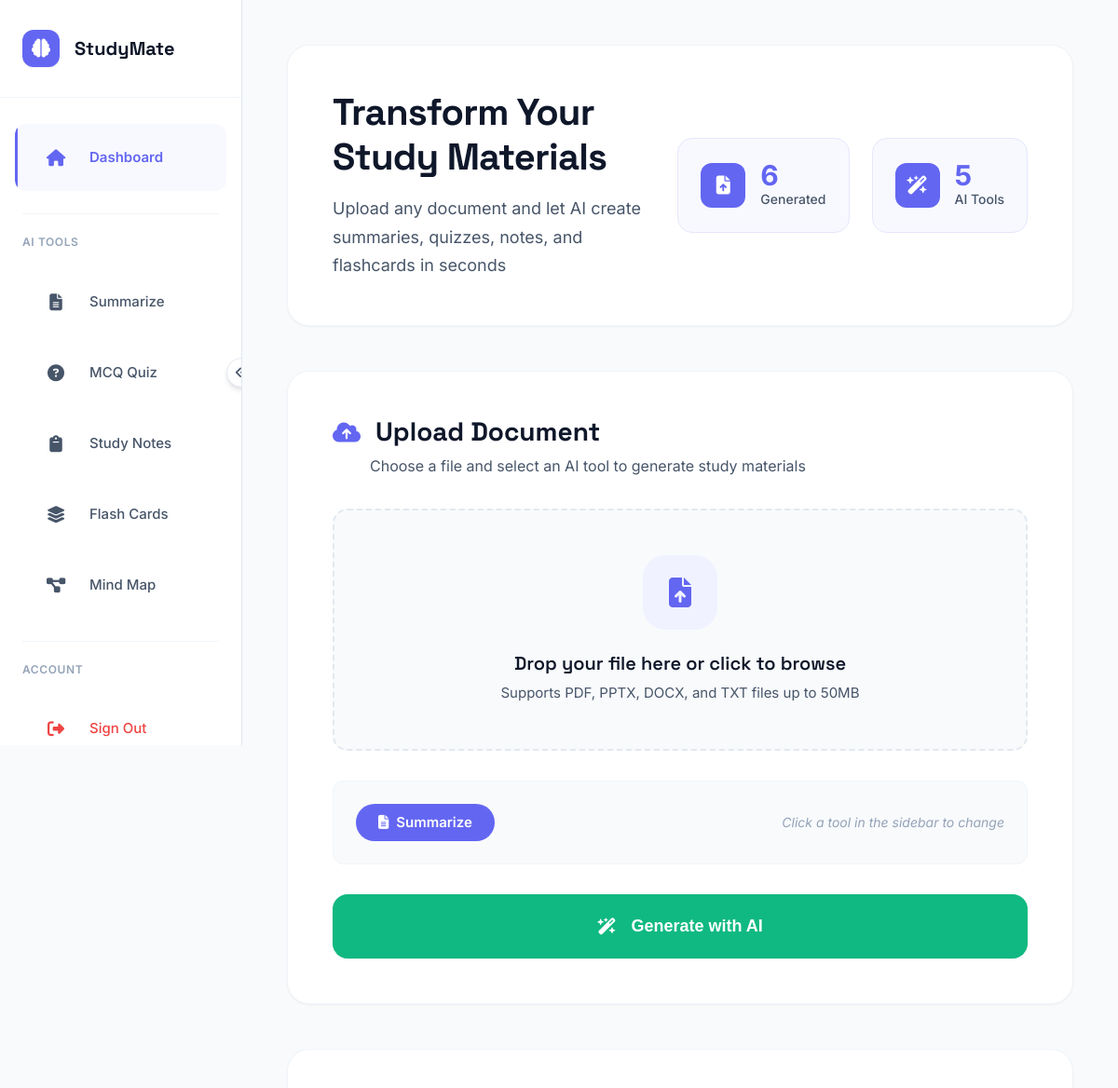
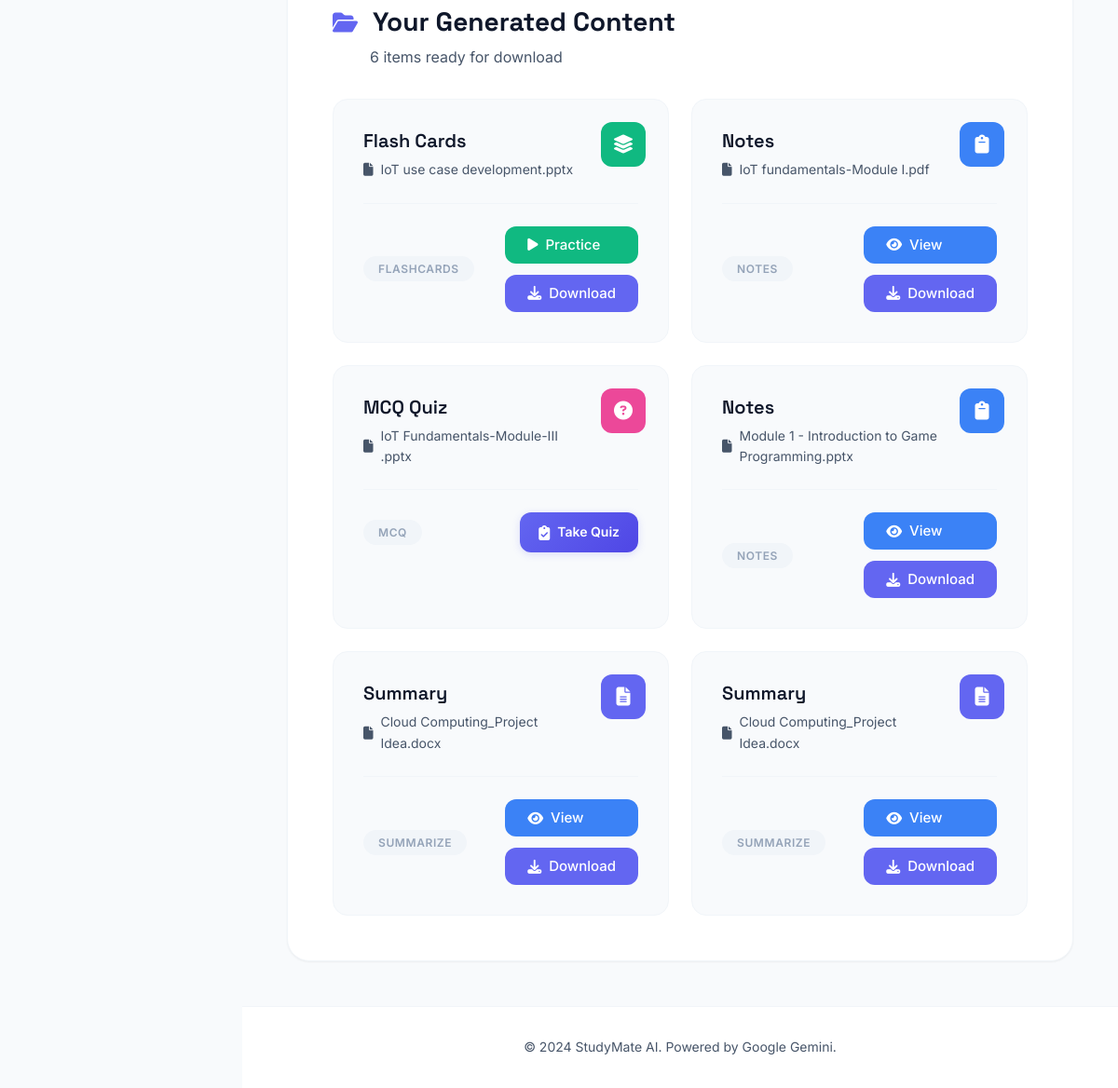
The app's page /dashboard (signed in) with its own data (2 pictures, top to bottom).
### tables this page shows
CREATE TABLE jobs(
        id INTEGER PRIMARY KEY AUTOINCREMENT,
        user_id INTEGER,
        title TEXT,
        s3_input_key TEXT,
        s3_output_key TEXT,
        kind TEXT
    );

### app.py (the view)
@app.route("/dashboard")
def dashboard():
    if "user_id" not in session:
        return redirect(url_for("signin"))
    db = get_db()
    items = db.execute(
        "SELECT id,title,kind,s3_output_key,s3_input_key FROM jobs WHERE user_id=? ORDER BY id DESC",
        (session["user_id"],)
    ).fetchall()
    items_with_filenames = []
    for item in items:
        original_filename = item[4].split('/')[-1] if item[4] else "Unknown File"
        items_with_filenames.append({
            'id': item[0],
            'title': item[1],
            'kind': item[2],
            's3_output_key': item[3],
            'original_filename': original_filename
        })
    return render_template("dashboard.html", title="Dashboard", items=items_with_filenames)

### app.py (called while the page is built)
def get_db():
    conn = sqlite3.connect("studymate.db")
    conn.execute("""CREATE TABLE IF NOT EXISTS users(
        id INTEGER PRIMARY KEY AUTOINCREMENT,
        email TEXT UNIQUE,
        password_hash TEXT
    )""")
    conn.execute("""CREATE TABLE IF NOT EXISTS jobs(
        id INTEGER PRIMARY KEY AUTOINCREMENT,
        user_id INTEGER,
        title TEXT,
        s3_input_key TEXT,
        s3_output_key TEXT,
        kind TEXT
    )""")
    return conn

### templates/dashboard.html (shortened to what this page needs)
{% extends "base.html" %}
{% block content %}
<div class="dashboard-container">
    <div class="hero-section">
        <div class="hero-content">
            <h1 class="hero-title">Transform Your Study Materials</h1>
            <p class="hero-subtitle">Upload any document and let AI create summaries, quizzes, notes, and flashcards in seconds</p>
        </div>
        <div class="hero-stats">
            <div class="stat-item">
                <div class="stat-icon">
                    <i class="fas fa-file-arrow-up"></i>
                </div>
                <div class="stat-content">
                    <div class="stat-number">{{ items|length }}</div>
                    <div class="stat-label">Generated</div>
                </div>
            </div>
            <div class="stat-item">
                <div class="stat-icon">
                    <i class="fas fa-wand-magic-sparkles"></i>
                </div>
                <div class="stat-content">
                    <div class="stat-number">5</div>
                    <div class="stat-label">AI Tools</div>
                </div>
            </div>
        </div>
    </div>
    <div class="upload-section">
        <div class="section-header">
            <div class="section-title">
                <i class="fas fa-cloud-arrow-up"></i>
                <h2>Upload Document</h2>
            </div>
            <p class="section-subtitle">Choose a file and select an AI tool to generate study materials</p>
        </div>
        <form method="post" action="{{ url_for('upload') }}" enctype="multipart/form-data" class="upload-form" id="uploadForm">
            <div class="file-upload-wrapper">
                <div class="file-upload-area" id="fileUploadArea">
                    <div class="upload-icon-wrapper">
                        <div class="upload-icon" id="uploadIcon">
                            <i class="fas fa-file-arrow-up"></i>
                        </div>
                    </div>
                    <div class="upload-text">
                        <h3>Drop your file here or click to browse</h3>
                        <p>Supports PDF, PPTX, DOCX, and TXT files up to 50MB</p>
                    </div>
                </div>
            </div>
            <div class="selected-tool-display" id="selectedToolDisplay">
                <div class="tool-badge">
                    <i class="fas fa-file-lines"></i>
                    <span>Summarize</span>
                </div>
                <span class="change-tool">Click a tool in the sidebar to change</span>
            </div>
            <button type="submit" class="btn-generate" id="btnGenerate">
                <span class="btn-content">
                    <i class="fas fa-wand-magic-sparkles"></i>
                    <span>Generate with AI</span>
                </span>
            </button>
        </form>
    </div>
    <div class="outputs-section">
        <div class="section-header">
            <div class="section-title">
                <i class="fas fa-folder-open"></i>
                <h2>Your Generated Content</h2>
            </div>
            {% if items %}
            <p class="section-subtitle">{{ items|length }} item{% if items|length != 1 %}s{% endif %} ready for download</p>
            {% endif %}
        </div>
        {% if items %}
            <div class="outputs-grid">
                {% for item in items %}
                <div class="output-card">
                    <div class="output-type-badge badge-{{ item.kind }}">
                        {% if item.kind == 'summarize' %}
                            <i class="fas fa-file-lines"></i>
                        {% elif item.kind == 'mcq' %}
                            <i class="fas fa-circle-question"></i>
                        {% elif item.kind == 'flashcards' %}
                            <i class="fas fa-layer-group"></i>
                        {% elif item.kind == 'mindmap' %}
                            <i class="fas fa-diagram-project"></i>
                        {% else %}
                            <i class="fas fa-clipboard"></i>
                        {% endif %}
                    </div>
                    <div class="output-header">
                        <h4>{{ item.title }}</h4>
                        <div class="output-meta">
                            <span class="output-filename">
                                <i class="fas fa-file"></i>
                                {{ item.original_filename }}
                            </span>
                        </div>
                    </div>
                    <div class="output-footer">
                        <span class="output-type-label">{{ item.kind.title() }}</span>
                        <div class="output-actions">
                            {% if item.kind == 'mcq' %}
                            <a href="{{ url_for('view_quiz', job_id=item.id) }}" class="btn-quiz-test">
                                <i class="fas fa-clipboard-check"></i>
                                <span>Take Quiz</span>
                            </a>
                            {% elif item.kind == 'flashcards' %}
                            <a href="{{ url_for('view_flashcards', job_id=item.id) }}" class="btn-practice">
                                <i class="fas fa-play"></i>
                                <span>Practice</span>
                            </a>
                            {% elif item.kind == 'mindmap' %}
                            <a href="{{ url_for('view_mindmap', job_id=item.id) }}" class="btn-mindmap">
                                <i class="fas fa-diagram-project"></i>
                                <span>View Map</span>
                            </a>
                            {% elif item.kind in ['summarize', 'notes'] %}
                            <a href="{{ url_for('view_pdf', job_id=item.id) }}" class="btn-view">
                                <i class="fas fa-eye"></i>
                                <span>View</span>
                            </a>
                            {% endif %}
                            {% if item.kind != 'mcq' %}
                            <a href="{{ url_for('download', job_id=item.id) }}" class="btn-download">
                                <i class="fas fa-download"></i>
                                <span>Download</span>
                            </a>
                            {% endif %}
                        </div>
                    </div>
                </div>
                {% endfor %}
            </div>
        {% endif %}
    </div>
</div>
{% endblock %}

### records on screen
jobs: title "Flash Cards", original_filename "IoT use case development.pptx", kind "FLASHCARDS"
jobs: title "Notes", original_filename "IoT fundamentals-Module I.pdf", kind "NOTES"
jobs: title "MCQ Quiz", original_filename "IoT Fundamentals-Module-III .pptx", kind "MCQ"
jobs: title "Notes", original_filename "Module 1 - Introduction to Game Programming.pptx", kind "NOTES"
jobs: title "Summary", original_filename "Cloud Computing_Project Idea.docx", kind "SUMMARIZE"
jobs: title "Summary", original_filename "Cloud Computing_Project Idea.docx", kind "SUMMARIZE"

### other values on screen
{{ items|length }} "6"
